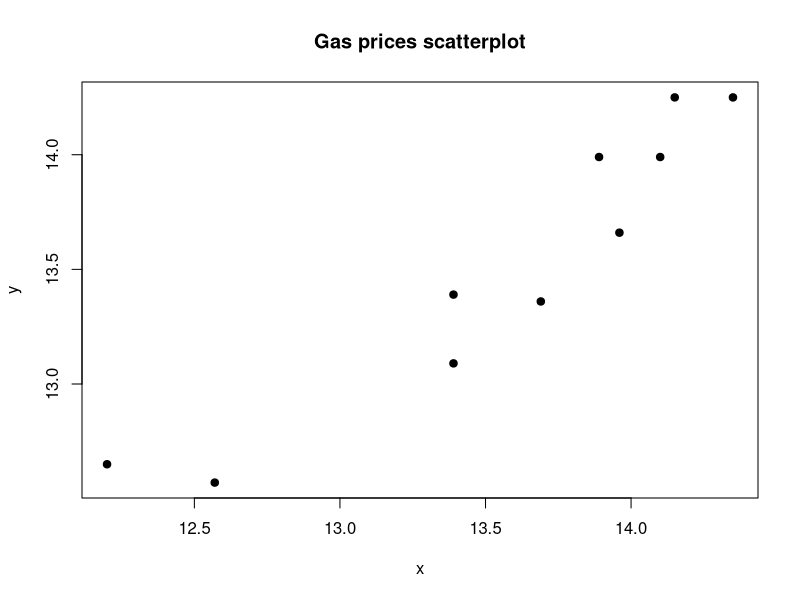

Write R code to recreate this figure.
rm(list=ls())

x <- c(13.89, 13.39, 12.20, 14.35, 14.10, 13.39, 13.96, 14.15, 13.69, 12.57)
y <- c(13.99, 13.39, 12.65, 14.25, 13.99, 13.09, 13.66, 14.25, 13.36, 12.57)

plot(x, y, main="Gas prices scatterplot", pch=19)

correlation <- cor(x, y)
cat("Correlation:", correlation, "\n")